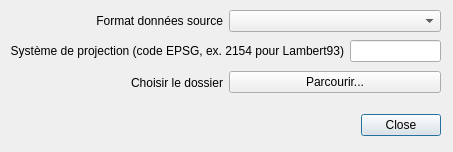
<?xml version="1.0" encoding="UTF-8"?>
<ui version="4.0">
 <class>Dialog</class>
 <widget class="QDialog" name="Dialog">
  <property name="geometry">
   <rect>
    <x>0</x>
    <y>0</y>
    <width>453</width>
    <height>152</height>
   </rect>
  </property>
  <property name="windowTitle">
   <string>Importer un réseau routier</string>
  </property>
  <widget class="QDialogButtonBox" name="buttonBox">
   <property name="geometry">
    <rect>
     <x>90</x>
     <y>110</y>
     <width>351</width>
     <height>31</height>
    </rect>
   </property>
   <property name="orientation">
    <enum>Qt::Horizontal</enum>
   </property>
   <property name="standardButtons">
    <set>QDialogButtonBox::Close</set>
   </property>
  </widget>
  <widget class="QWidget" name="layoutWidget">
   <property name="geometry">
    <rect>
     <x>10</x>
     <y>70</y>
     <width>431</width>
     <height>25</height>
    </rect>
   </property>
   <layout class="QHBoxLayout" name="horizontalLayout">
    <item>
     <widget class="QLabel" name="labelSchemaStockage_2">
      <property name="sizePolicy">
       <sizepolicy hsizetype="Preferred" vsizetype="Preferred">
        <horstretch>0</horstretch>
        <verstretch>0</verstretch>
       </sizepolicy>
      </property>
      <property name="whatsThis">
       <string/>
      </property>
      <property name="text">
       <string>Choisir le dossier</string>
      </property>
      <property name="alignment">
       <set>Qt::AlignRight|Qt::AlignTrailing|Qt::AlignVCenter</set>
      </property>
     </widget>
    </item>
    <item>
     <widget class="QPushButton" name="pushButtonImportRoadNetwork">
      <property name="enabled">
       <bool>true</bool>
      </property>
      <property name="sizePolicy">
       <sizepolicy hsizetype="Preferred" vsizetype="Fixed">
        <horstretch>0</horstretch>
        <verstretch>0</verstretch>
       </sizepolicy>
      </property>
      <property name="toolTip">
       <string>&lt;html&gt;&lt;head/&gt;&lt;body&gt;&lt;p&gt;Le bouton n'est accessible qu'après avoir renseigné un préfixe pour la source. Le préfixe doit être différent de ceux des sources déjà importées (voir liste ci-dessous). &lt;/p&gt;&lt;p&gt;Attention : la source doit être un fichier .zip contenant directement les fichiers .txt, aucun dossier ne doit être inclus dans le fichier .zip. &lt;/p&gt;&lt;/body&gt;&lt;/html&gt;</string>
      </property>
      <property name="text">
       <string>Parcourir...</string>
      </property>
     </widget>
    </item>
   </layout>
  </widget>
  <widget class="QWidget" name="layoutWidget">
   <property name="geometry">
    <rect>
     <x>10</x>
     <y>10</y>
     <width>431</width>
     <height>22</height>
    </rect>
   </property>
   <layout class="QHBoxLayout" name="horizontalLayout_2">
    <item>
     <widget class="QLabel" name="label">
      <property name="text">
       <string>Format données source</string>
      </property>
      <property name="alignment">
       <set>Qt::AlignRight|Qt::AlignTrailing|Qt::AlignVCenter</set>
      </property>
     </widget>
    </item>
    <item>
     <widget class="QComboBox" name="comboBoxRoadFormat"/>
    </item>
   </layout>
  </widget>
  <widget class="QWidget" name="layoutWidget">
   <property name="geometry">
    <rect>
     <x>10</x>
     <y>40</y>
     <width>431</width>
     <height>22</height>
    </rect>
   </property>
   <layout class="QHBoxLayout" name="horizontalLayout_3">
    <item>
     <widget class="QLabel" name="label_2">
      <property name="text">
       <string>Système de projection (code EPSG, ex. 2154 pour Lambert93)</string>
      </property>
      <property name="alignment">
       <set>Qt::AlignRight|Qt::AlignTrailing|Qt::AlignVCenter</set>
      </property>
     </widget>
    </item>
    <item>
     <widget class="QLineEdit" name="lineEditSRID"/>
    </item>
   </layout>
  </widget>
  <zorder>layoutWidget</zorder>
  <zorder>buttonBox</zorder>
  <zorder>layoutWidget</zorder>
  <zorder>layoutWidget</zorder>
 </widget>
 <resources/>
 <connections>
  <connection>
   <sender>buttonBox</sender>
   <signal>accepted()</signal>
   <receiver>Dialog</receiver>
   <slot>accept()</slot>
   <hints>
    <hint type="sourcelabel">
     <x>248</x>
     <y>254</y>
    </hint>
    <hint type="destinationlabel">
     <x>157</x>
     <y>274</y>
    </hint>
   </hints>
  </connection>
  <connection>
   <sender>buttonBox</sender>
   <signal>rejected()</signal>
   <receiver>Dialog</receiver>
   <slot>reject()</slot>
   <hints>
    <hint type="sourcelabel">
     <x>316</x>
     <y>260</y>
    </hint>
    <hint type="destinationlabel">
     <x>286</x>
     <y>274</y>
    </hint>
   </hints>
  </connection>
 </connections>
</ui>
